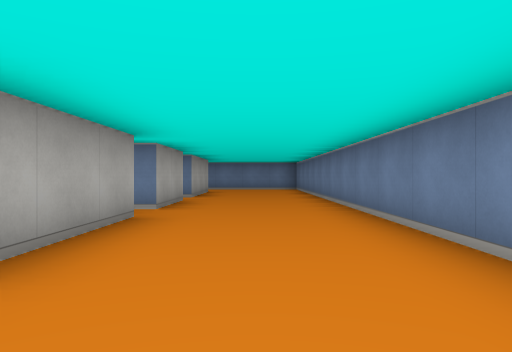
[1] (above)

24 first-person views from a walk through a cub3D level. The camera is about half as high as the walls, looks level and sees 70° across. The floor is counted in squares. Each view is taken from the middle of a square. On the plan, view 1 faces up. The plan holds only what a view shows up to about 9 squares ahead; the rest is blank.

[2]
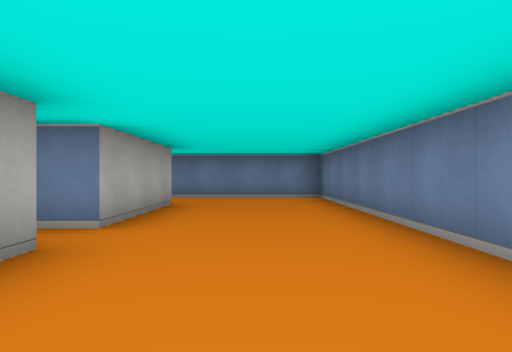

[3]
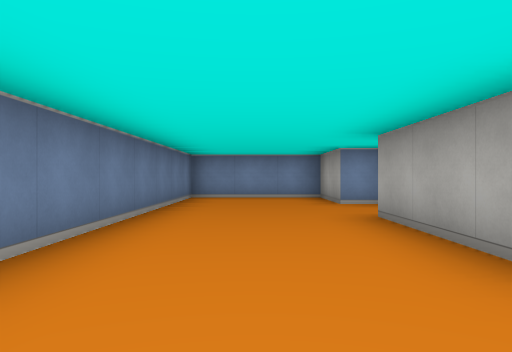

[4]
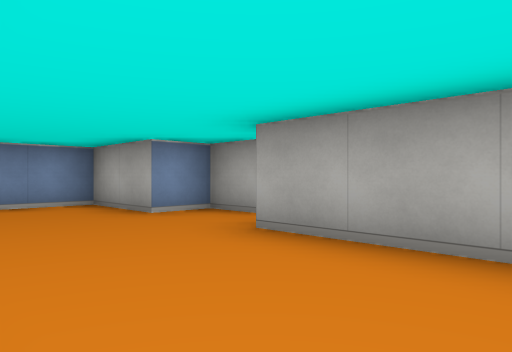

[5]
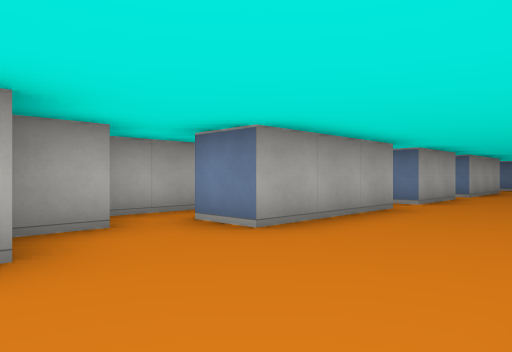

[6]
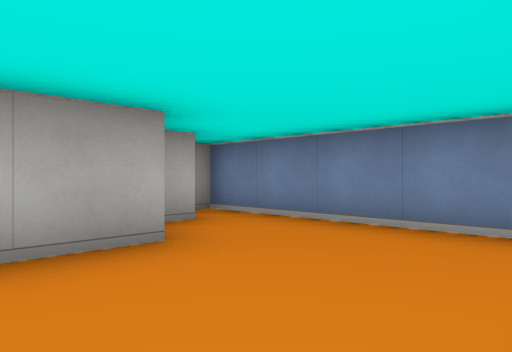

[7]
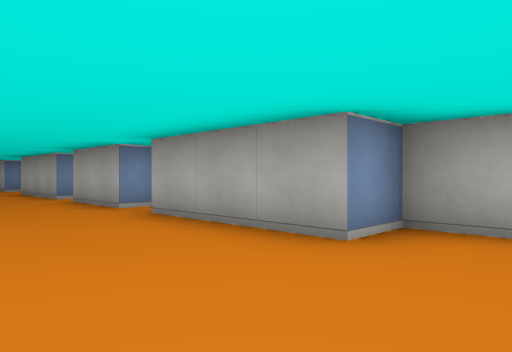

[8]
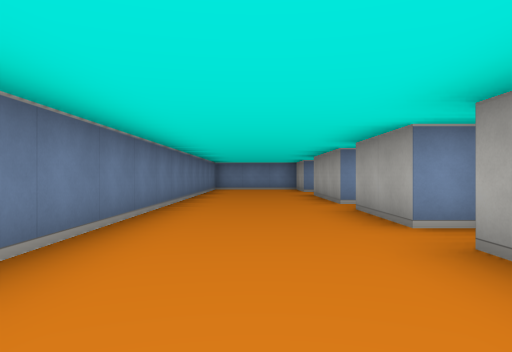

[9]
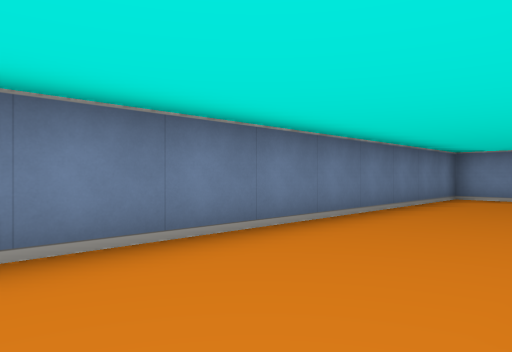

[10]
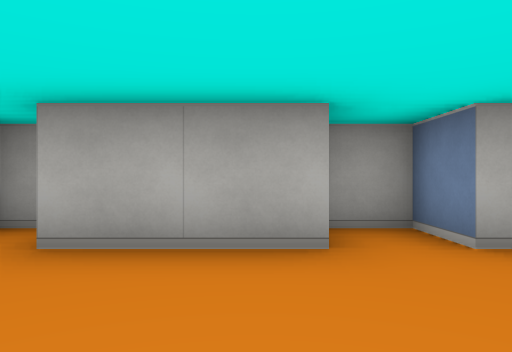

[11]
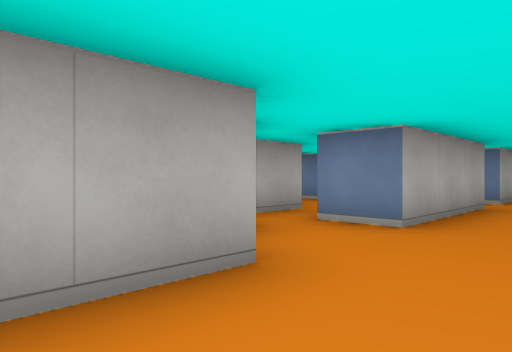

[12]
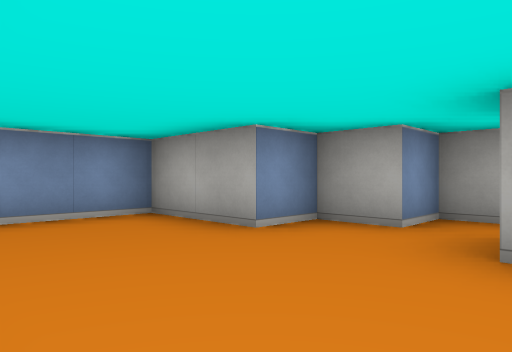

[13]
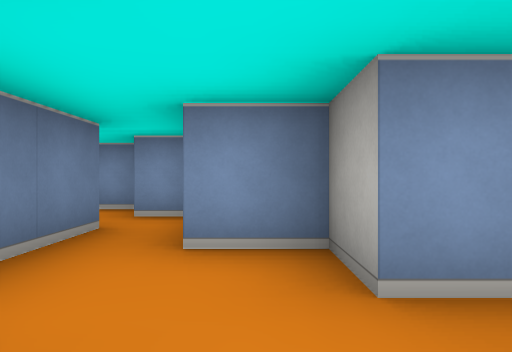

[14]
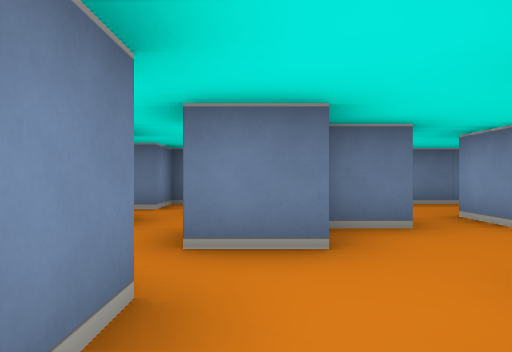

[15]
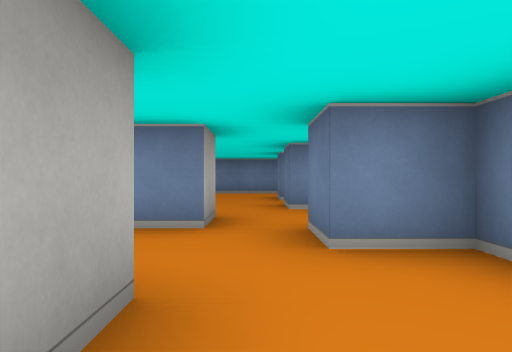

[16]
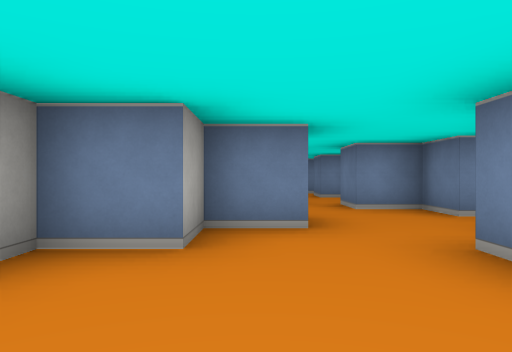

[17]
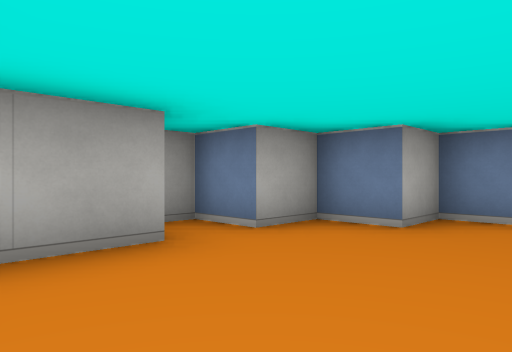

[18]
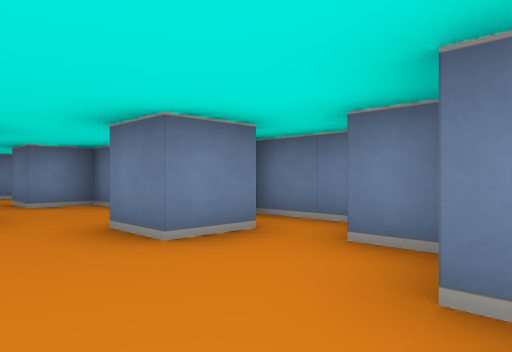

[19]
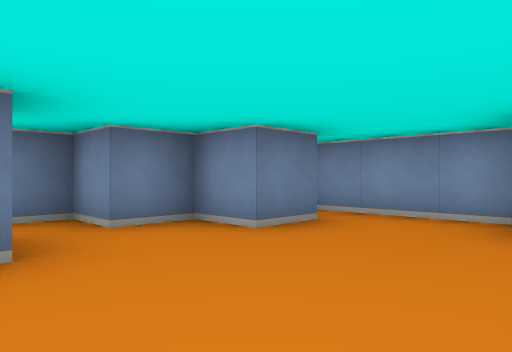

[20]
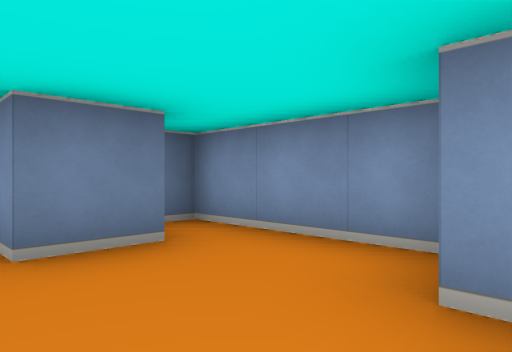

[21]
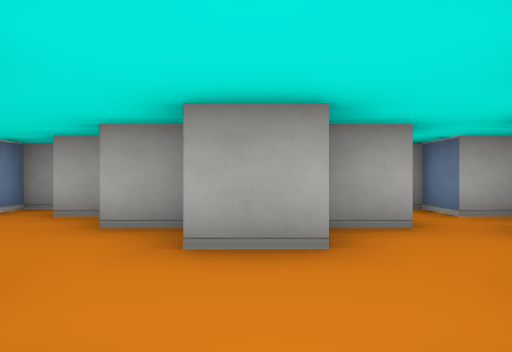

[22]
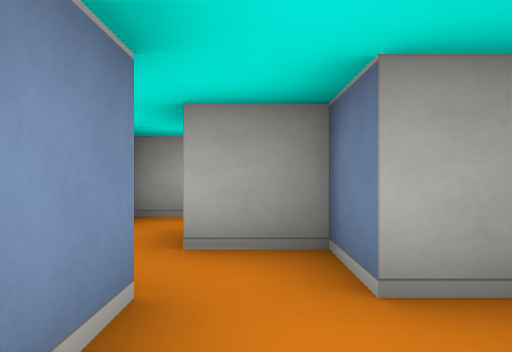

[23]
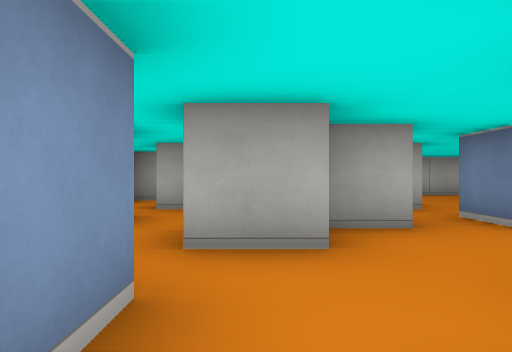

[24]
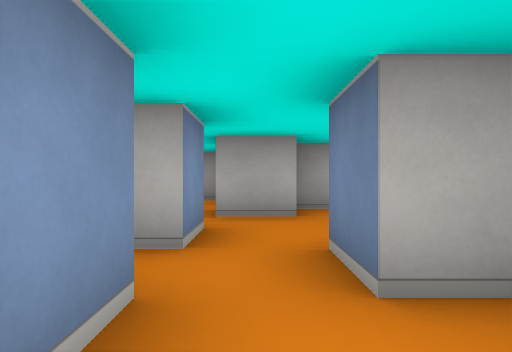

### Floor plan
Points are (right, up) in squares from view 1. A wall is a line through its corners. A room is listed if a view was taken in it or the views show most of it. See-through windows are left out.
Room 1 (views 1, 2, 3, 4, 5, 6, 7, 8, 9, 10, 11, 12)
walls: (-1.5, 4.5) (-1.5, 1.5) (-2.5, 1.5); (-1.5, 7.5) (-1.5, 5.5); (-2.5, 5) (-2.5, 4.5); (-2.5, 8.5) (-2.5, 7.5); (-2.5, 0.5) (-2.5, -0.5) (-1.5, -0.5) (-1.5, -2.5) (1.5, -2.5) (1.5, 13.5) (-3.5, 13.5) (-3.5, 13.1); (-2.5, 12.5) (-2.5, 11.5) (-1.5, 11.5) (-1.5, 8.5)
ways out: opening at (-2, 1) to room 7
Room 2 (views 13, 21)
walls: (-4.6, 4.5) (-5.5, 4.5); (-5.5, 3.5) (-4.5, 3.5); (-4.5, 2.5) (-3.5, 2.5)
ways out: opening at (-6, 4) to room 5; opening at (-3, 2.5) to room 7
Room 3 (view 14)
walls: (-9.5, 5.5) (-8.5, 5.5); (-9.5, 7.2) (-9.5, 6.5) (-10.5, 6.5) (-10.5, 5.5); (-12.5, 5.1) (-12.5, 4.5)
ways out: opening at (-8, 6) to room 5
Room 4 (views 15, 16, 17, 18, 19, 20)
walls: (-5.5, 1.5) (-6.5, 1.5) (-6.5, 2.5); (-9.5, 0.5) (-9.5, -0.6); (-7.5, 3.5) (-8.5, 3.5) (-8.5, 2.5) (-9.5, 2.5) (-9.5, 1.5); (-6.5, -1.5) (-6.5, -0.5) (-5.5, -0.5) (-5.5, 0.5) (-4.5, 0.5) (-4.5, 2.5); (-10.5, 1.5) (-10.5, 0.5); (-8.2, -2.5) (-5.5, -2.5) (-5.5, -2)
ways out: opening at (-7, 3) to room 5
Room 5 (view 22)
walls: (-8.5, 5.5) (-8.5, 4.6); (-7.5, 4.5) (-7.5, 3.5); (-7.5, 7.5) (-7.5, 6.5) (-8.4, 6.5); (-5.5, 4.5) (-5.5, 5.5) (-6.5, 5.5) (-6.5, 6.5) (-5.5, 6.5); (-6, 8.5) (-6.5, 8.5); (-8.5, 8.5) (-8.5, 7.5)
ways out: opening at (-6, 4) to room 2; opening at (-8, 6) to room 3; opening at (-7, 3) to room 4; opening at (-6, 7) to room 6; opening at (-7, 8)
Room 6 (views 23, 24)
walls: (-4.5, 6.5) (-3.6, 6.5); (-4.5, 8.1) (-4.5, 7.5) (-5.5, 7.5); (-2.5, 7.5) (-3.5, 7.5) (-3.5, 7.9)
ways out: opening at (-6, 7) to room 5
Room 7 (no view inside)
walls: (-3.5, 2.5) (-3.5, 0.5) (-2.5, 0.5); (-2.5, 1.5) (-2.5, 3.2); (-4.5, 3.5) (-4.5, 2.5)
ways out: opening at (-2, 1) to room 1; opening at (-3, 2.5) to room 2

Positions as (right, up) in squares from view 1, and headings:
1: (0, 0), facing up
2: (0, 5), facing up
3: (0, 6), facing down
4: (1, 4), facing down-left
5: (1, -1), facing up-left
6: (1, 10), facing up-left
7: (1, 13), facing down-left
8: (0, 11), facing down
9: (-1, 6), facing down-right
10: (1, 7), facing left
11: (0, -2), facing up-left
12: (1, 2), facing down-left
13: (-4, 5), facing down
14: (-9, 6), facing right
15: (-7, 3), facing up
16: (-8, 0), facing up
17: (-7, -1), facing up-left
18: (-8, -1), facing up-right
19: (-9, 2), facing down-right
20: (-9, 0), facing down-right
21: (-5, 4), facing left
22: (-8, 6), facing left
23: (-5, 7), facing left
24: (-3, 7), facing left
